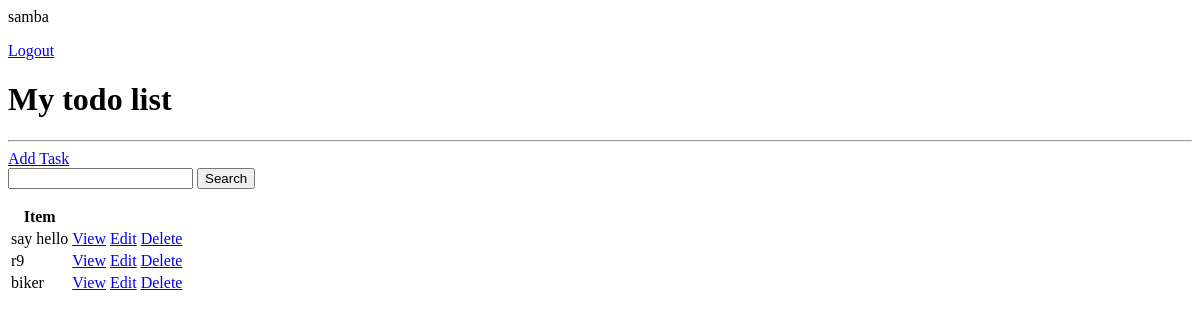
The app's page / (signed in), older data.
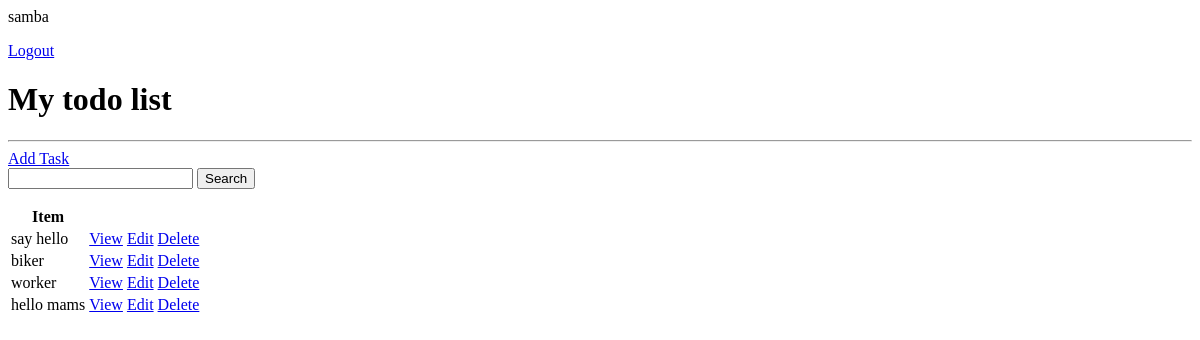
The same page, newer data.
### Main/models.py (models this page shows, shortened)
class Task(models.Model):
    user = models.ForeignKey(User , on_delete = models.CASCADE,null = True ,blank = True)
    title = models.CharField(max_length = 200)
    description = models.TextField(null=True,blank = True)
    complete = models.BooleanField(default = False)
    create = models.DateTimeField(auto_now_add = True)
    class Meta :
        ordering = ['complete']

### Main/views.py (the view)
# urls.py: path('',TaskList.as_view(),name='tasks'),
class TaskList(LoginRequiredMixin,ListView):
    model = Task
    context_object_name = 'tasks'
    def get_context_data(self,**kwargs):
        context = super().get_context_data(**kwargs)
        context['tasks'] = context['tasks'].filter(user=self.request.user)
        context['count'] = context['tasks'].filter(complete = False).count()
        search_input = self.request.GET.get('search-area') or ''
        if search_input:
                context['tasks'] = context['tasks'].filter(
                    title__startswith= search_input
                )
        return context

### Main/templates/Main/task_list.html
{% if request.user.is_authenticated %}
<p> {{request.user}}</p>
<a href="{% url 'logout' %}"> Logout</a>
{% else %}
<a href=" {% url 'login' %}">Login</a>
{% endif %}
<h1>My todo list </h1>
<hr>
<a href="{% url 'task-create' %}">Add Task</a>
<form method = 'GET'>
    <input type = 'text' name = 'search-area'>
    <input type = 'submit' value = 'Search'>
</form>
<table>
    <tr>
        <th>
            Item
        </th>
        <th> </th>
        <th> </th>
    </tr>
    {% for task in tasks %}
    <tr>
        <td> {{task.title}}</td>
        <td> <a href="{% url 'task' task.id %}">View</a> </td>
        <td> <a href="{% url 'task-update' task.id %}">Edit</a> </td>
        <td> <a href="{% url 'task-delete' task.id %}">Delete</a> </td>
    </tr>
    {% empty %}
    <h3> No items in list</h3>
    {% endfor %}
</table>

Row changes from the older to the newer data that the page shows:
removed Task: title "r9"
added Task: title "worker"
added Task: title "hello mams"
